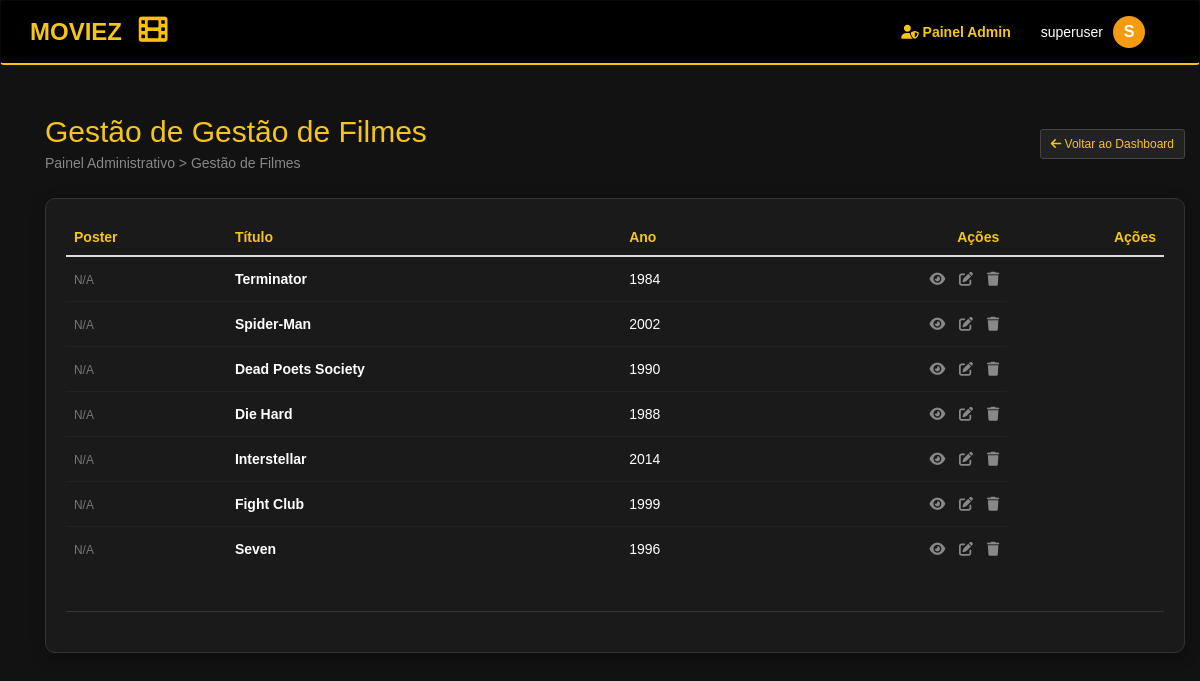
Screenshot of /dashboard/filmes/ (signed in) with the database file from the repository.
### app/models.py (models this page shows, shortened)
class Filme(models.Model):
    titulo = models.CharField(max_length=100)
    data_lancamento = models.DateField()
    sinopse = models.TextField(blank=True, null=True)
    cartaz = models.URLField(max_length=500, null=True, blank=True)
    realizador = models.ForeignKey(Realizador, on_delete=models.CASCADE)
    generos = models.ManyToManyField(Genero, related_name='filmes')
    atores = models.ManyToManyField(Ator)

### app/views.py (the view)
# urls.py: path('dashboard/filmes/', views.admin_filmes, name='admin_filmes'),
@user_passes_test(lambda u: u.is_superuser)
def admin_filmes(request):
    filmes = Filme.objects.all().order_by('-id')
    return render(request, 'relAdmin/admin_filmes.html', {'itens': filmes})

### app/templates/relAdmin/admin_filmes.html (shortened to what this page needs)
{% extends "relAdmin/admin_base_gestao.html" %}
{% block titulo_pagina %}Gestão de Filmes{% endblock %}
{% block sub_titulo %}Gestão de Filmes{% endblock %}
{% block cabecalhos_tabela %}
    <th>Poster</th>
    <th>Título</th>
    <th>Ano</th>
    <th style="text-align: right;">Ações</th>
{% endblock %}
{% block linhas_tabela %}
    {% for filme in itens %}
    <tr>
        <td>
            {% if filme.imagem %}
                <img src="{{ filme.imagem.url }}" alt="{{ filme.titulo }}" style="width: 45px; height: auto; border-radius: 4px;">
            {% else %}
                <small class="text-muted">N/A</small>
            {% endif %}
        </td>
        <td><strong>{{ filme.titulo }}</strong></td>
        <td>{{ filme.data_lancamento|date:"Y" }}</td>
        <td style="text-align: right;">
            <a href="{% url 'detalhe_filme' filme.id %}?origem=admin_filmes" class="btn-acao"><i class="fas fa-eye"></i></a>
            <a href="/admin/app/filme/{{ filme.id }}/change/" class="btn-acao"><i class="fas fa-edit"></i></a>
            <a href="{% url 'apagar_filme_admin' filme.id %}" class="btn-acao btn-delete" onclick="return confirm('Apagar filme?')">
                <i class="fas fa-trash"></i>
            </a>
        </td>
    </tr>
    {% endfor %}
{% endblock %}

### app/templates/layout.html (shortened to what this page needs)
{% load static %}
<!DOCTYPE html>
<html lang="pt">
<head>
    <link rel="stylesheet" href="https://maxcdn.bootstrapcdn.com/bootstrap/3.4.1/css/bootstrap.min.css">
    <link rel="stylesheet" href="{% static 'content/style.css' %}">
    <link rel="stylesheet" href="https://cdnjs.cloudflare.com/ajax/libs/font-awesome/6.0.0/css/all.min.css">
</head>
<body>
    <nav class="navbar navbar-inverse">
        <div class="container">
            <div class="navbar-header">
                <a class="navbar-brand" href="{% url 'lista_filmes' %}">MOVIEZ
                <i class="fas fa-film icone-rolo-animado"></i></a>
            </div>
            <div class="collapse navbar-collapse" id="myNavbar">
                <ul class="nav navbar-nav navbar-right" style="display: flex; align-items: center; margin: 0;">
                    {% if user.is_authenticated %}
                        {% if request.resolver_match.url_name == 'dashboard_admin' %}
                            <li class="dropdown" style="list-style: none;">
                                <a class="dropdown-toggle" data-toggle="dropdown" href="#" style="color: white; padding: 15px 10px;">
                                    <span style="color: #f5c518; font-weight: bold; margin-right: 5px;">ADMIN:</span> {{ user.username }}
                                    <span class="caret"></span>
                                </a>
                                <ul class="dropdown-menu">
                                    <li>
                                        <form action="{% url 'logout' %}" method="post" style="margin: 0;">
                                            {% csrf_token %}
                                            <button type="submit" style="width: 100%; text-align: left; padding: 10px 20px; border: none; background: none; color: #d9534f;">
                                                <i class="fas fa-door-open"></i> Sair da Sessão
                                            </button>
                                        </form>
                                    </li>
                                </ul>
                            </li>
                        {% else %}
                            {% if not user.is_superuser %}
                                <li style="list-style: none;">
                                    <a href="{% url 'meus_favoritos' %}" style="color: #f39c12; padding: 15px 15px; display: flex; align-items: center;">
                                        <i class="fa-solid fa-heart" style="margin-right: 5px;"></i> Favoritos
                                    </a>
                                </li>
                            {% elif user.is_superuser %}
                                <li>
                                    <a href="{% url 'dashboard_admin' %}" style="padding: 15px 20px; color: #f5c518; font-weight: bold;">
                                        <i class="fas fa-user-shield"></i> Painel Admin
                                    </a>
                                </li>
                            {% endif %}
                            <li class="dropdown" style="list-style: none;">
                                <a class="dropdown-toggle" data-toggle="dropdown" href="#"
                                   style="display: flex; align-items: center; background: transparent !important; color: white; padding: 15px 10px; text-decoration: none;">
                                    <span style="margin-right: 10px;">{{ user.username }}</span>
                                    <span class="avatar-circle" style="margin: 0;">{{ user.username.0|upper }}</span>
                                </a>
                            </li>
                        {% endif %}
                    {% else %}
                        <li><a href="{% url 'login' %}" class="btn btn-warning btn-sm btn-entrar-nav" style="margin-top: 10px;">Entrar</a></li>
                    {% endif %}
                </ul>
            </div>
        </div>
    </nav>
    <div class="container">
        {% block content %}
        {% endblock %}
    </div>
</body>
</html>

### app/static/content/style.css (style rules this page uses)
body { background-color: #121212; color: #ffffff; font-family: Arial, sans-serif; }
.navbar-inverse { background-color: #000000; border-bottom: 2px solid #f5c518; }
.navbar-brand { color: #f5c518 !important; font-size: 24px; font-weight: bold; }
.icone-rolo-animado { color: #ffc107; font-size: 1.2em; margin-left: 10px; display: inline-block; }
.avatar-circle { background-color: #f39c12; color: white; width: 32px; height: 32px; border-radius: 50%; display: inline-flex; align-items: center; justify-content: center; font-weight: bold; font-size: 16px; margin-left: 8px; }
.table > tbody > tr > td { border-top: 1px solid #222; vertical-align: middle; padding: 12px 8px; }
.btn-acao { color: #888; margin-left: 10px; transition: 0.3s; }

### rows the page displays
Filme: titulo "Terminator", data_lancamento "1984"
Filme: titulo "Spider-Man", data_lancamento "2002"
Filme: titulo "Dead Poets Society", data_lancamento "1990"
Filme: titulo "Die Hard", data_lancamento "1988"
Filme: titulo "Interstellar", data_lancamento "2014"
Filme: titulo "Fight Club", data_lancamento "1999"
Filme: titulo "Seven", data_lancamento "1996"

### other values shown
{{ user.username }} "superuser"
{{ user.username.0|upper }} "S"
